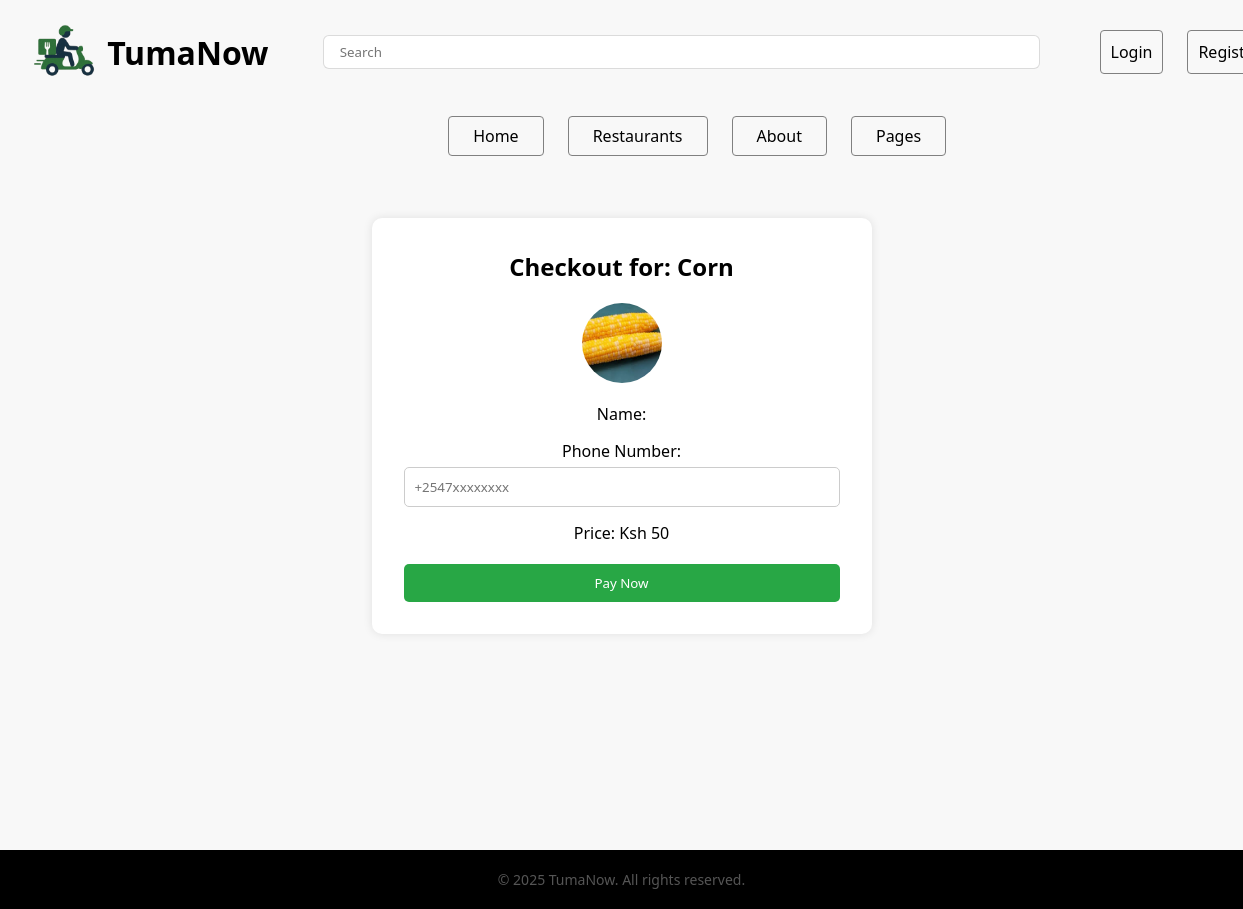
/process_checkout/1/, run on an earlier commit of the app's database.
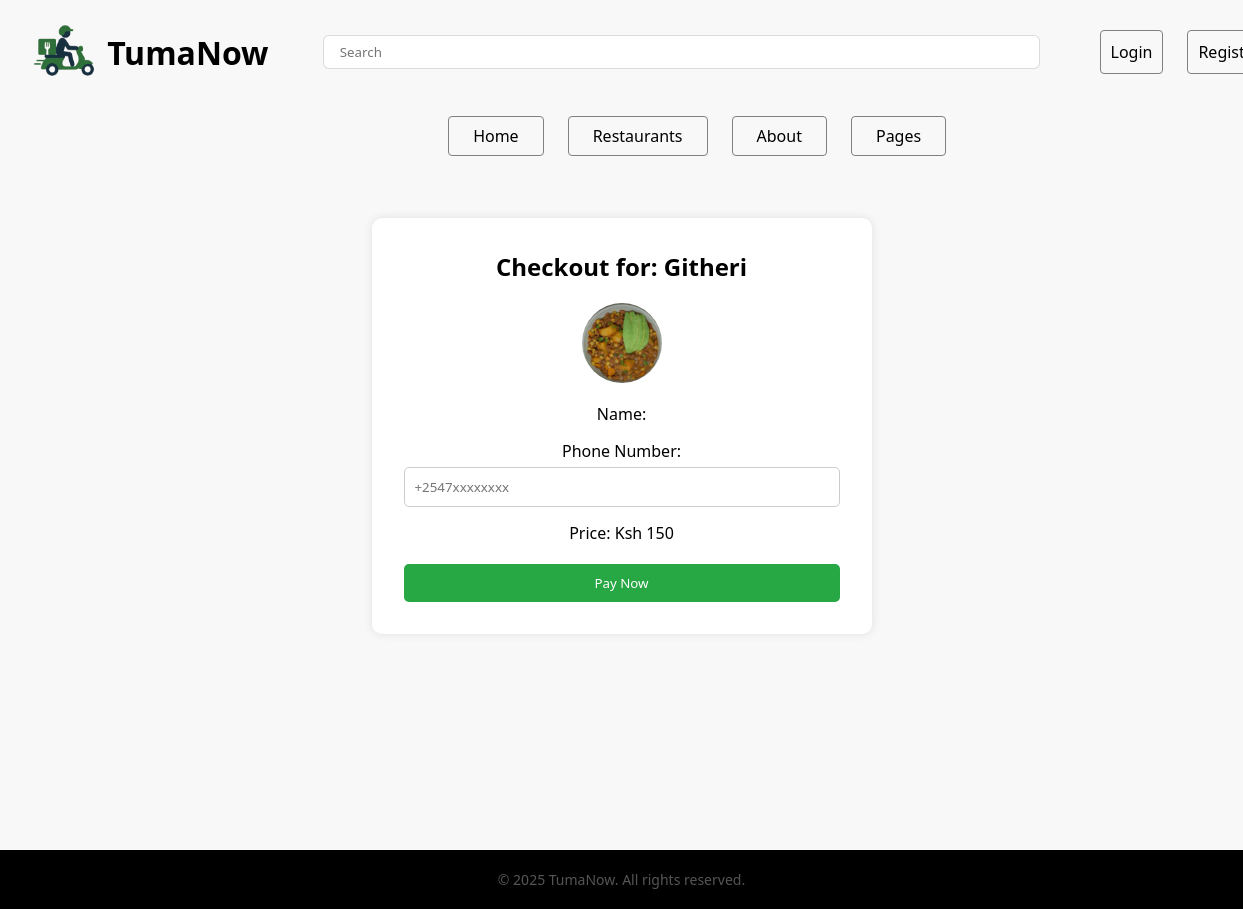
And on a later commit of the database.
### Tumanow_app/models.py (models this page shows, shortened)
class Product(models.Model):
    vendor = models.ForeignKey(Vendor, on_delete=CASCADE)
    name = models.CharField(max_length=100)
    price = models.PositiveIntegerField()
    image = models.ImageField(upload_to='product_images/')
    restaurant = models.ForeignKey('Restaurant', on_delete=models.CASCADE, related_name='menu_items')

### Tumanow_app/views.py (the view, shortened to what this page needs)
# urls.py: path('process_checkout/<int:id>/', views.process_checkout, name='process_checkout'),
def process_checkout(request, id):
    food = get_object_or_404(Product, pk=id)
    return render(request, 'checkout.html', {'food': food})

### Tumanow_app/templates/checkout.html (shortened to what this page needs)
{% extends 'base.html' %}
{% load static %}
{% block static_inclusions %}
<link rel="stylesheet" href="{% static 'checkout.css' %}">
{% endblock %}
{% block main %}
<main>
    <div class="checkout-container">
        <h2>Checkout for: {{ food.name }}</h2>
        <form method="POST" action="{% url 'process_checkout' id=food.id %}">
            <img src="{{ food.image.url }}" />
            <label for="name">Name: {{ request.user.customer.name }}</label>
            <label for="phone">Phone Number:</label>
            <input type="tel" name="phone" placeholder="+2547xxxxxxxx" required>
            <label for="price">Price: Ksh {{ food.price }}</label>
            <button type="submit">Pay Now</button>
        </form>
    </div>
</main>
{% endblock %}

What changed in the data, as far as the page shows it:
changed Product: name "Corn" → "Githeri"; image: a different picture; price "50" → "150"
